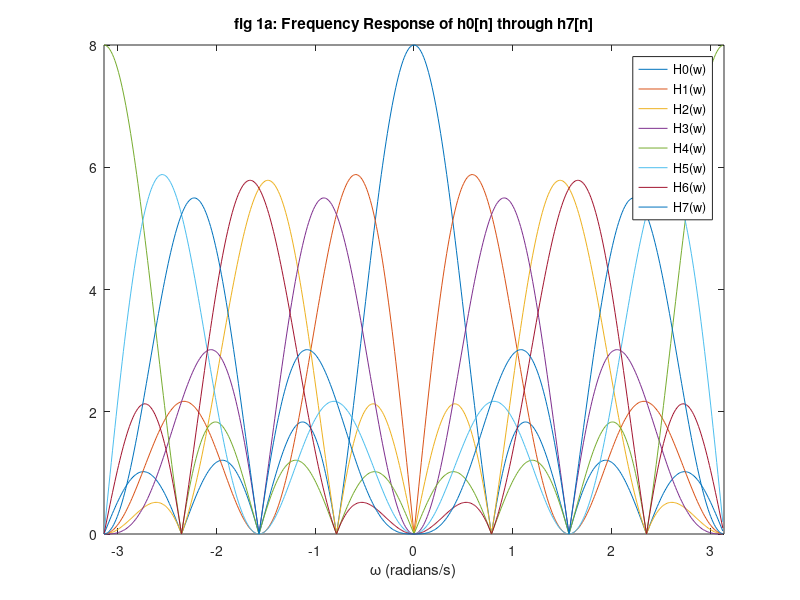
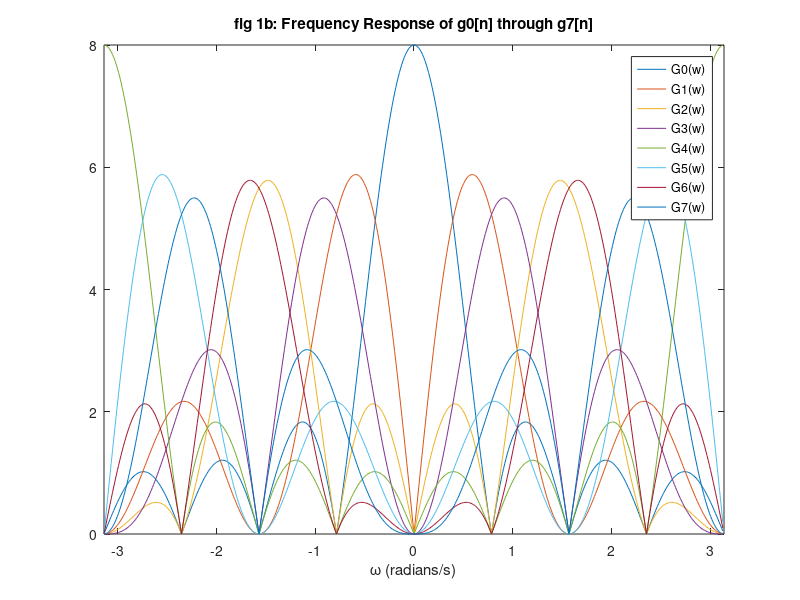
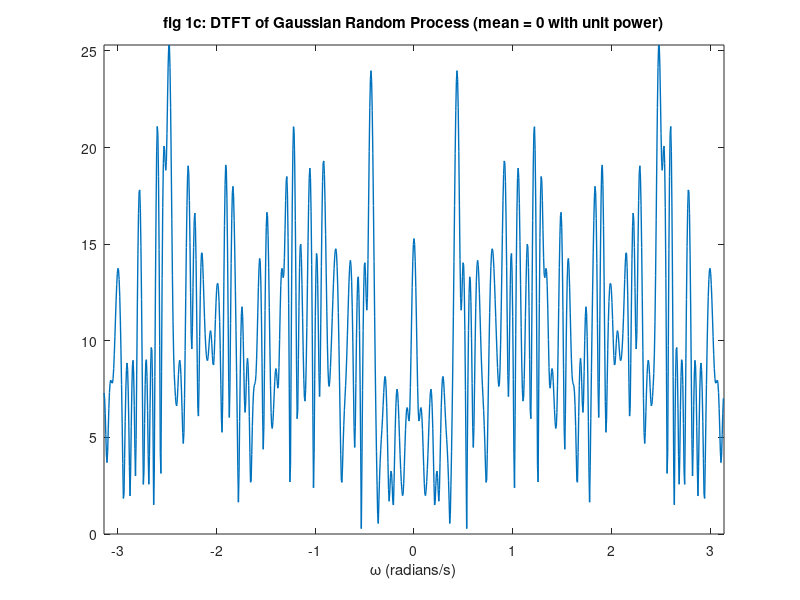
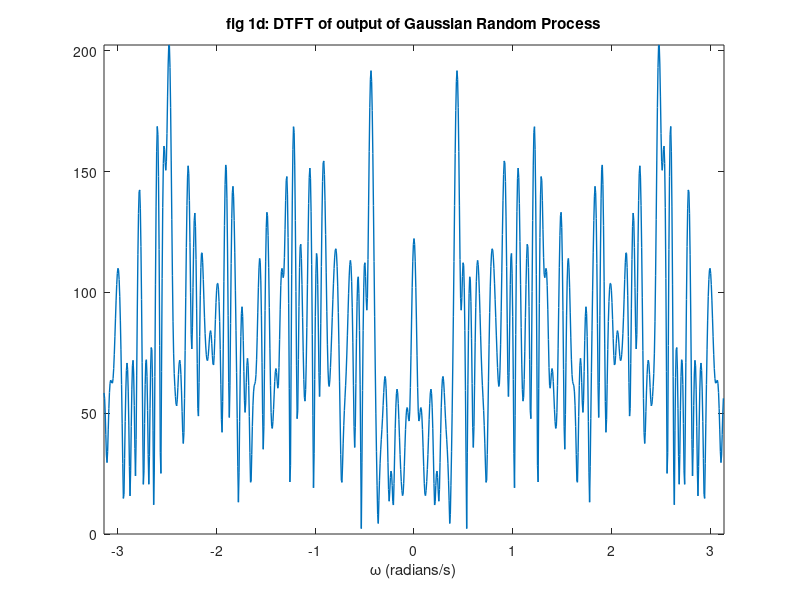

The MATLAB script that drew these images, in order:
% ECE 538 MATLAB Project 2
% Songrui Li
% li884@purdue.edu
% 0025338817
 
% Part II
% A)
% The Hadamard matrix of dimension 8 does not match matrix H in terms of
% rows and columns
clear all; close all;
x=randn(1,128);
M=8;
h0=[1 1]; h1=[1 -1];
h00=[1 0 1];   h10=[1 0 -1];
h000=[1 0 0 0 1]; h100=[1 0 0 0 -1];
H_tmp=conv(h0,h00); H(1,:)=conv(H_tmp,h000); G(1,:)=H(1,:);
H_tmp=conv(h0,h00); H(2,:)=conv(H_tmp,h100); G(2,:)=-H(2,:);
H_tmp=conv(h0,h10); H(3,:)=conv(H_tmp,h000); G(3,:)=-H(3,:);
H_tmp=conv(h0,h10); H(4,:)=conv(H_tmp,h100); G(4,:)=H(4,:);
H_tmp=conv(h1,h00); H(5,:)=conv(H_tmp,h000); G(5,:)=-H(5,:);
H_tmp=conv(h1,h00); H(6,:)=conv(H_tmp,h100); G(6,:)=H(6,:);
H_tmp=conv(h1,h10); H(7,:)=conv(H_tmp,h000); G(7,:)=H(7,:);
H_tmp=conv(h1,h10); H(8,:)=conv(H_tmp,h100); G(8,:)=-H(8,:);
% i)   Please see attached for figure 1a)
for ind=1:M
hf(ind,:)=abs(fftshift(fft(H(ind,:),512)));
end
domega=2*pi/512;
omega=-pi:domega:pi-domega;
figure(1);
plot(omega,hf(1,:),omega,hf(2,:), ...
     omega,hf(3,:),omega,hf(4,:), ...
     omega,hf(5,:),omega,hf(6,:), ...
     omega,hf(7,:),omega,hf(8,:));
axis([-pi pi 0 max(hf(1,:))])
legend('H0(w)','H1(w)','H2(w)','H3(w)','H4(w)','H5(w)','H6(w)','H7(w)');
title('fig 1a: Frequency Response of h0[n] through h7[n]');
xlabel('\omega (radians/s)');
% ii)  Please see attached for figure 1b)
for ind=1:M
gf(ind,:)=abs(fftshift(fft(G(ind,:),512)));
end
domega=2*pi/512;
omega=-pi:domega:pi-domega;
figure(2);
plot(omega,gf(1,:),omega,gf(2,:), ...
     omega,gf(3,:),omega,gf(4,:), ...
     omega,gf(5,:),omega,gf(6,:), ...
     omega,gf(7,:),omega,gf(8,:));
axis([-pi pi 0 max(gf(1,:))])
legend('G0(w)','G1(w)','G2(w)','G3(w)','G4(w)','G5(w)','G6(w)','G7(w)');
title('fig 1b: Frequency Response of g0[n] through g7[n]');
xlabel('\omega (radians/s)');

% iii)Table 1
% H*H' =
%   8     0     0     0     0     0     0     0
%   0     8     0     0     0     0     0     0
%   0     0     8     0     0     0     0     0
%   0     0     0     8     0     0     0     0 
%   0     0     0     0     8     0     0     0
%   0     0     0     0     0     8     0     0
%   0     0     0     0     0     0     8     0
%   0     0     0     8     0     0     0     8 
% iv) Please see attached figure 1c)
% v)  Please see attached figure 1d)
for m=1:M;
W(m,:)=conv(x,H(m,:));
X(m,:)=W(m,1:M:length(W(m,:)));
end
for m=1:M;
Z(m,:)=zeros(1,M*length(X(m,:)));
Z(m,1:M:length(Z(m,:)))=X(m,:);
Y(m,:)=conv(Z(m,:),G(m,:));
end
y=zeros(1,length(Y(1,:)));
for m=1:M;
y=y+Y(m,:);
end
domega=2*pi/1024;
omega=-pi:domega:pi-domega;
yf1=abs(fftshift(fft(x,1024)));
yf2=abs(fftshift(fft(y,1024)));
figure(3);
plot(omega,yf1,'Linewidth',1)
axis([-pi pi 0 max(yf1)])
title('fig 1c: DTFT of Gaussian Random Process (mean = 0 with unit power)');
xlabel('\omega (radians/s)');
figure(4);
plot(omega,yf2,'Linewidth',1)
axis([-pi pi 0 max(yf2)])
title('fig 1d: DTFT of output of Gaussian Random Process');
xlabel('\omega (radians/s)');
 
% B)
N=16; beta=0.35;
n=-N:(N-1);
n=n+0.5;
h=2*beta*cos((1+beta)*pi*n/2)./(pi*(1-4*beta^2*n.^2));
h=h+sin((1-beta)*pi*n/2)./(pi*(n-4*beta^2*n.^3));
M=8;
h0=h;
h1=(-1).^(0:(length(n)-1)).*h; 
h00=zeros(1,2*length(h)); h10=h00;
h00(1,1:2:length(h00))=h0;
h10(1,1:2:length(h10))=h1;
h000=zeros(1,4*length(h)); h100=h000;
h000(1,1:4:length(h000))=h0;
h100(1,1:4:length(h100))=h1;
H_tmp=conv(h0,h00); H_b(1,:)=conv(H_tmp,h000); G_b(1,:)=H_b(1,:);
H_tmp=conv(h0,h00); H_b(2,:)=conv(H_tmp,h100); G_b(2,:)=-H_b(2,:);
H_tmp=conv(h0,h10); H_b(3,:)=conv(H_tmp,h000); G_b(3,:)=-H_b(3,:);
H_tmp=conv(h0,h10); H_b(4,:)=conv(H_tmp,h100); G_b(4,:)=H_b(4,:);
H_tmp=conv(h1,h00); H_b(5,:)=conv(H_tmp,h000); G_b(5,:)=-H_b(5,:);
H_tmp=conv(h1,h00); H_b(6,:)=conv(H_tmp,h100); G_b(6,:)=H_b(6,:);
H_tmp=conv(h1,h10); H_b(7,:)=conv(H_tmp,h000); G_b(7,:)=H_b(7,:);
H_tmp=conv(h1,h10); H_b(8,:)=conv(H_tmp,h100); G_b(8,:)=-H_b(8,:);
% i)   Please see attached for figure 2a)
for ind=1:M
hf(ind,:)=abs(fftshift(fft(H_b(ind,:),512)));
end
domega=2*pi/512;
omega=-pi:domega:pi-domega;
figure(5);
plot(omega,hf(1,:),omega,hf(2,:), ...
     omega,hf(3,:),omega,hf(4,:), ...
     omega,hf(5,:),omega,hf(6,:), ...
     omega,hf(7,:),omega,hf(8,:));
axis([-pi pi 0 max(hf(1,:))])
legend('H0(w)','H1(w)','H2(w)','H3(w)','H4(w)','H5(w)','H6(w)','H7(w)');
title('fig 2a: Frequency Response of h0[n] through h7[n]');
xlabel('\omega (radians/s)');
% ii)  Please see attached for figure 2b)
for ind=1:M
gf(ind,:)=abs(fftshift(fft(G_b(ind,:),512)));
end
domega=2*pi/512;
omega=-pi:domega:pi-domega;
figure(6);
plot(omega,gf(1,:),omega,gf(2,:), ...
     omega,gf(3,:),omega,gf(4,:), ...
     omega,gf(5,:),omega,gf(6,:), ...
     omega,gf(7,:),omega,gf(8,:));
axis([-pi pi 0 max(gf(1,:))])
legend('G0(w)','G1(w)','G2(w)','G3(w)','G4(w)','G5(w)','G6(w)','G7(w)');
title('fig 2b: Frequency Response of g0[n] through g7[n]');
xlabel('\omega (radians/s)');
% iii) Table 2
% H_b*H_b' =
%    0.1250    0.0000    0.0000    0.0000    0.0000    0.0000   -0.0000   -0.0000
%    0.0000    0.1250   -0.0000    0.0000    0.0000    0.0000    0.0000    0.0000
%    0.0000   -0.0000    0.1250    0.0000   -0.0000    0.0000    0.0000    0.0000
%    0.0000    0.0000    0.0000    0.1249   -0.0000    0.0000    0.0000    0.0000
%    0.0000    0.0000   -0.0000   -0.0000    0.1250    0.0000    0.0000    0.0000
%    0.0000    0.0000    0.0000    0.0000    0.0000    0.1250   -0.0000    0.0000
%   -0.0000    0.0000    0.0000    0.0000    0.0000   -0.0000    0.1250    0.0000
%   -0.0000    0.0000    0.0000    0.0000    0.0000    0.0000    0.0000    0.1249
%                                       
% iv) Please see attached figure 2c)
% v)  Please see attached figure 2d)
for m=1:M;
W_b(m,:)=conv(x,H_b(m,:));
X_b(m,:)=W_b(m,1:M:length(W_b(m,:)));
end
for m=1:M;
Z_b(m,:)=zeros(1,M*length(X_b(m,:)));
Z_b(m,1:M:length(Z_b(m,:)))=X_b(m,:);
Y_b(m,:)=conv(Z_b(m,:),G_b(m,:));
end
y_b=zeros(1,length(Y_b(1,:)));
for m=1:M;
y_b=y_b+Y_b(m,:);
end
domega=2*pi/1024;
omega=-pi:domega:pi-domega;
yf1=abs(fftshift(fft(x,1024)));
yf2=M*abs(fftshift(fft(y_b,1024)));
figure(7);
plot(omega,yf1,'Linewidth',1)
axis([-pi pi 0 max(yf1)])
title('fig 2c: DTFT of Gaussian Random Process (mean = 0 with unit power)');
xlabel('\omega (radians/s)');
figure(8);
plot(omega,yf2,'Linewidth',1)
axis([-pi pi 0 max(yf2)])
title('fig 2d: DTFT of output of Gaussian Random Process');
xlabel('\omega (radians/s)');
 
% C)
N=24; beta=0.1;
n=-N:(N-1);
n=n+0.5;
h=2*beta*cos((1+beta)*pi*n/2)./(pi*(1-4*beta^2*n.^2));
h=h+sin((1-beta)*pi*n/2)./(pi*(n-4*beta^2*n.^3));
M=8;
h0=h;
h1=(-1).^(0:(length(n)-1)).*h; 
h00=zeros(1,2*length(h)); h10=h00;
h00(1,1:2:length(h00))=h0;
h10(1,1:2:length(h10))=h1;
h000=zeros(1,4*length(h)); h100=h000;
h000(1,1:4:length(h000))=h0;
h100(1,1:4:length(h100))=h1;
H_tmp=conv(h0,h00); H_c(1,:)=conv(H_tmp,h000); G_c(1,:)=H_c(1,:);
H_tmp=conv(h0,h00); H_c(2,:)=conv(H_tmp,h100); G_c(2,:)=-H_c(2,:);
H_tmp=conv(h0,h10); H_c(3,:)=conv(H_tmp,h000); G_c(3,:)=-H_c(3,:);
H_tmp=conv(h0,h10); H_c(4,:)=conv(H_tmp,h100); G_c(4,:)=H_c(4,:);
H_tmp=conv(h1,h00); H_c(5,:)=conv(H_tmp,h000); G_c(5,:)=-H_c(5,:);
H_tmp=conv(h1,h00); H_c(6,:)=conv(H_tmp,h100); G_c(6,:)=H_c(6,:);
H_tmp=conv(h1,h10); H_c(7,:)=conv(H_tmp,h000); G_c(7,:)=H_c(7,:);
H_tmp=conv(h1,h10); H_c(8,:)=conv(H_tmp,h100); G_c(8,:)=-H_c(8,:);
% i)   Please see attached for figure 3a)
for ind=1:M
hf(ind,:)=abs(fftshift(fft(H_c(ind,:),512)));
end
domega=2*pi/512;
omega=-pi:domega:pi-domega;
figure(9);
plot(omega,hf(1,:),omega,hf(2,:), ...
     omega,hf(3,:),omega,hf(4,:), ...
     omega,hf(5,:),omega,hf(6,:), ...
     omega,hf(7,:),omega,hf(8,:));
axis([-pi pi 0 max(hf(1,:))])
legend('H0(w)','H1(w)','H2(w)','H3(w)','H4(w)','H5(w)','H6(w)','H7(w)');
title('fig 3a: Frequency Response of h0[n] through h7[n]');
xlabel('\omega (radians/s)');
% ii)  Please see attached for figure 3b)
for ind=1:M
gf(ind,:)=abs(fftshift(fft(G_c(ind,:),512)));
end
domega=2*pi/512;
omega=-pi:domega:pi-domega;
figure(10);
plot(omega,gf(1,:),omega,gf(2,:), ...
     omega,gf(3,:),omega,gf(4,:), ...
     omega,gf(5,:),omega,gf(6,:), ...
     omega,gf(7,:),omega,gf(8,:));
axis([-pi pi 0 max(gf(1,:))])
legend('G0(w)','G1(w)','G2(w)','G3(w)','G4(w)','G5(w)','G6(w)','G7(w)');
title('fig 3b: Frequency Response of g0[n] through g7[n]');
xlabel('\omega (radians/s)');
% iii) Table 3
% H_c*H_c' =
%    0.1250   -0.0000   -0.0000    0.0000    0.0000    0.0000   -0.0000   -0.0000
%   -0.0000    0.1250   -0.0000   -0.0000    0.0000    0.0000    0.0000    0.0000
%   -0.0000   -0.0000    0.1250   -0.0000   -0.0000    0.0000   -0.0000   -0.0000
%    0.0000   -0.0000   -0.0000    0.1249   -0.0000    0.0000   -0.0000    0.0000
%    0.0000    0.0000   -0.0000   -0.0000    0.1250   -0.0000   -0.0000    0.0000
%    0.0000    0.0000    0.0000    0.0000   -0.0000    0.1250   -0.0000   -0.0000
%   -0.0000    0.0000   -0.0000   -0.0000   -0.0000   -0.0000    0.1250   -0.0000
%   -0.0000    0.0000   -0.0000    0.0000    0.0000   -0.0000   -0.0000    0.1249
%                                    
% iv) Please see attached figure 2c)
% v)  Please see attached figure 2d)
for m=1:M;
W_c(m,:)=conv(x,H_c(m,:));
X_c(m,:)=W_c(m,1:M:length(W_c(m,:)));
end
for m=1:M;
Z_c(m,:)=zeros(1,M*length(X_c(m,:)));
Z_c(m,1:M:length(Z_c(m,:)))=X_c(m,:);
Y_c(m,:)=conv(Z_c(m,:),G_c(m,:));
end
y_c=zeros(1,length(Y_c(1,:)));
for m=1:M;
y_c=y_c+Y_c(m,:);
end
domega=2*pi/1024;
omega=-pi:domega:pi-domega;
yf1=abs(fftshift(fft(x,1024)));
yf2=M*abs(fftshift(fft(y_c,1024)));
figure(11);
plot(omega,yf1,'Linewidth',1)
axis([-pi pi 0 max(yf1)])
title('fig 3c: DTFT of Gaussian Random Process (mean = 0 with unit power)');
xlabel('\omega (radians/s)');
figure(12);
plot(omega,yf2,'Linewidth',1)
axis([-pi pi 0 max(yf2)])
title('fig 3d: DTFT of output of Gaussian Random Process');
xlabel('\omega (radians/s)');
 
% D)
h0_d=[1 i]; h1_d=[1 -i];
h00_d=[1 0 i];   h10_d=[1 0 -i];
h000_d=[1 0 0 0 i]; h100_d=[1 0 0 0 -i];
H_tmp=conv(h0_d,h00_d); H_d(1,:)=conv(H_tmp,h000_d); G_d(1,:)=H_d(1,:);
H_tmp=conv(h0_d,h00_d); H_d(2,:)=conv(H_tmp,h100_d); G_d(2,:)=-H_d(2,:);
H_tmp=conv(h0_d,h10_d); H_d(3,:)=conv(H_tmp,h000_d); G_d(3,:)=-H_d(3,:);
H_tmp=conv(h0_d,h10_d); H_d(4,:)=conv(H_tmp,h100_d); G_d(4,:)=H_d(4,:);
H_tmp=conv(h1_d,h00_d); H_d(5,:)=conv(H_tmp,h000_d); G_d(5,:)=-H_d(5,:);
H_tmp=conv(h1_d,h00_d); H_d(6,:)=conv(H_tmp,h100_d); G_d(6,:)=H_d(6,:);
H_tmp=conv(h1_d,h10_d); H_d(7,:)=conv(H_tmp,h000_d); G_d(7,:)=H_d(7,:);
H_tmp=conv(h1_d,h10_d); H_d(8,:)=conv(H_tmp,h100_d); G_d(8,:)=-H_d(8,:);
% i)   Please see attached for figure 4a)
for ind=1:M
hf(ind,:)=abs(fftshift(fft(H_d(ind,:),512)));
end
domega=2*pi/512;
omega=-pi:domega:pi-domega;
figure(13);
plot(omega,hf(1,:),omega,hf(2,:), ...
     omega,hf(3,:),omega,hf(4,:), ...
     omega,hf(5,:),omega,hf(6,:), ...
     omega,hf(7,:),omega,hf(8,:));
axis([-pi pi 0 max(hf(1,:))])
legend('H0(w)','H1(w)','H2(w)','H3(w)','H4(w)','H5(w)','H6(w)','H7(w)');
title('fig 4a: Frequency Response of h0[n] through h7[n]');
xlabel('\omega (radians/s)');
% ii)  Please see attached for figure 4b)
for ind=1:M
gf(ind,:)=abs(fftshift(fft(G_d(ind,:),512)));
end
domega=2*pi/512;
omega=-pi:domega:pi-domega;
figure(14);
plot(omega,gf(1,:),omega,gf(2,:), ...
     omega,gf(3,:),omega,gf(4,:), ...
     omega,gf(5,:),omega,gf(6,:), ...
     omega,gf(7,:),omega,gf(8,:));
axis([-pi pi 0 max(gf(1,:))])
legend('G0(w)','G1(w)','G2(w)','G3(w)','G4(w)','G5(w)','G6(w)','G7(w)');
title('fig 4b: Frequency Response of g0[n] through g7[n]');
xlabel('\omega (radians/s)');
% iii) Table 4
% H*H' =
%       8     0     0     0     0     0     0     0
%       0     8     0     0     0     0     0     0
%       0     0     8     0     0     0     0     0
%       0     0     0     8     0     0     0     0 
%       0     0     0     0     8     0     0     0
%       0     0     0     0     0     8     0     0
%       0     0     0     0     0     0     8     0
%       0     0     0     8     0     0     0     8     
% iv) Please see attached figure 4c)
% v)  Please see attached figure 4d)
for m=1:M;
W_d(m,:)=conv(x,H_d(m,:));
X_d(m,:)=W_d(m,1:M:length(W_d(m,:)));
end
for m=1:M;
Z_d(m,:)=zeros(1,M*length(X_d(m,:)));
Z_d(m,1:M:length(Z_d(m,:)))=X_d(m,:);
Y_d(m,:)=conv(Z_d(m,:),G_d(m,:));
end
y_d=zeros(1,length(Y_d(1,:)));
for m=1:M;
y_d=y_d+Y_d(m,:);
end
domega=2*pi/1024;
omega=-pi:domega:pi-domega;
yf1=abs(fftshift(fft(x,1024)));
yf2=abs(fftshift(fft(y_d,1024)));
figure(15);
plot(omega,yf1,'Linewidth',1)
axis([-pi pi 0 max(yf1)])
title('fig 4c: DTFT of Gaussian Random Process (mean = 0 with unit power)');
xlabel('\omega (radians/s)');
figure(16);
plot(omega,yf2,'Linewidth',1)
axis([-pi pi 0 max(yf2)])
title('fig 4d: DTFT of output of Gaussian Random Process');
xlabel('\omega (radians/s)');
 


